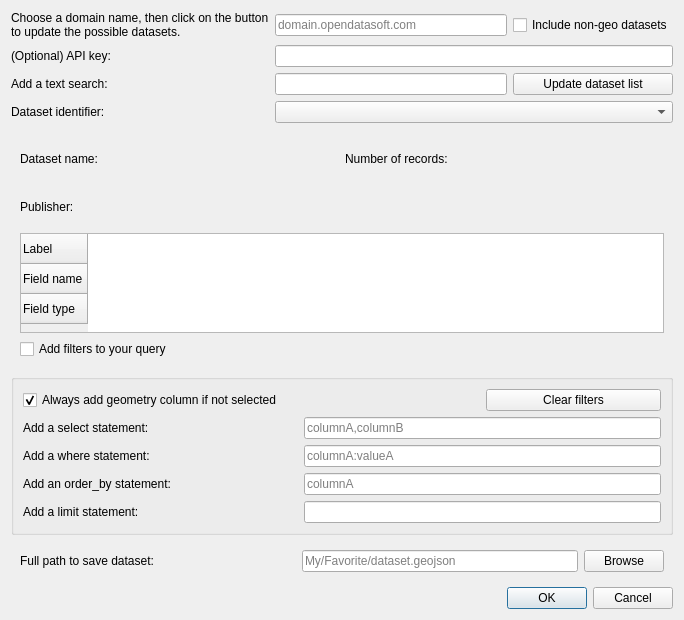
<?xml version="1.0" encoding="UTF-8"?>
<ui version="4.0">
 <class>ODS</class>
 <widget class="QDialog" name="ODS">
  <property name="geometry">
   <rect>
    <x>0</x>
    <y>0</y>
    <width>684</width>
    <height>620</height>
   </rect>
  </property>
  <property name="windowTitle">
   <string>Import an ODS dataset</string>
  </property>
  <layout class="QGridLayout" name="gridLayout">
   <item row="0" column="1">
    <widget class="QLineEdit" name="domainInput">
     <property name="text">
      <string/>
     </property>
     <property name="placeholderText">
      <string>domain.opendatasoft.com</string>
     </property>
    </widget>
   </item>
   <item row="1" column="1" colspan="2">
    <widget class="QLineEdit" name="apikeyInput"/>
   </item>
   <item row="0" column="0">
    <widget class="QLabel" name="domainLabel">
     <property name="text">
      <string>Choose a domain name, then click on the button 
to update the possible datasets.</string>
     </property>
    </widget>
   </item>
   <item row="0" column="2">
    <widget class="QCheckBox" name="nonGeoCheckBox">
     <property name="text">
      <string>Include non-geo datasets</string>
     </property>
    </widget>
   </item>
   <item row="16" column="0" colspan="3">
    <widget class="QWidget" name="metadataWidget" native="true">
     <layout class="QGridLayout" name="gridLayout_4">
      <item row="0" column="0">
       <widget class="QLabel" name="datasetNameLabel">
        <property name="text">
         <string>Dataset name: </string>
        </property>
       </widget>
      </item>
      <item row="4" column="0">
       <widget class="QCheckBox" name="showFilterCheckBox">
        <property name="text">
         <string>Add filters to your query</string>
        </property>
       </widget>
      </item>
      <item row="0" column="1">
       <widget class="QLabel" name="recordsNumberLabel">
        <property name="text">
         <string>Number of records:</string>
        </property>
       </widget>
      </item>
      <item row="3" column="0" colspan="2">
       <widget class="QTableWidget" name="schemaTableWidget">
        <property name="minimumSize">
         <size>
          <width>0</width>
          <height>100</height>
         </size>
        </property>
        <property name="maximumSize">
         <size>
          <width>16777215</width>
          <height>100</height>
         </size>
        </property>
        <attribute name="horizontalHeaderVisible">
         <bool>false</bool>
        </attribute>
        <row>
         <property name="text">
          <string>Label</string>
         </property>
        </row>
        <row>
         <property name="text">
          <string>Field name</string>
         </property>
        </row>
        <row>
         <property name="text">
          <string>Field type</string>
         </property>
        </row>
       </widget>
      </item>
      <item row="1" column="0">
       <widget class="QLabel" name="publisherLabel">
        <property name="text">
         <string>Publisher: </string>
        </property>
       </widget>
      </item>
     </layout>
    </widget>
   </item>
   <item row="2" column="0">
    <widget class="QLabel" name="textSearchLabel">
     <property name="text">
      <string>Add a text search:</string>
     </property>
    </widget>
   </item>
   <item row="2" column="2">
    <widget class="QPushButton" name="updateListButton">
     <property name="text">
      <string>Update dataset list</string>
     </property>
    </widget>
   </item>
   <item row="1" column="0">
    <widget class="QLabel" name="apikeyLabel">
     <property name="text">
      <string>(Optional) API key:</string>
     </property>
    </widget>
   </item>
   <item row="3" column="1" colspan="2">
    <widget class="QComboBox" name="datasetListComboBox"/>
   </item>
   <item row="2" column="1">
    <widget class="QLineEdit" name="textSearchInput"/>
   </item>
   <item row="32" column="1" colspan="2">
    <widget class="QDialogButtonBox" name="dialogButtonBox">
     <property name="orientation">
      <enum>Qt::Horizontal</enum>
     </property>
     <property name="standardButtons">
      <set>QDialogButtonBox::Cancel|QDialogButtonBox::Ok</set>
     </property>
    </widget>
   </item>
   <item row="3" column="0">
    <widget class="QLabel" name="datasetLabel">
     <property name="text">
      <string>Dataset identifier:</string>
     </property>
    </widget>
   </item>
   <item row="28" column="0" rowspan="2" colspan="3">
    <widget class="QGroupBox" name="filterGroupBox">
     <property name="styleSheet">
      <string notr="true"/>
     </property>
     <property name="title">
      <string/>
     </property>
     <property name="flat">
      <bool>true</bool>
     </property>
     <layout class="QGridLayout" name="gridLayout_2">
      <item row="3" column="0">
       <widget class="QLabel" name="orderByLabel">
        <property name="text">
         <string>Add an order_by statement:                                      </string>
        </property>
       </widget>
      </item>
      <item row="0" column="0">
       <widget class="QCheckBox" name="defaultGeomCheckBox">
        <property name="text">
         <string>Always add geometry column if not selected</string>
        </property>
        <property name="checked">
         <bool>true</bool>
        </property>
       </widget>
      </item>
      <item row="4" column="0">
       <widget class="QLabel" name="limitLabel">
        <property name="mouseTracking">
         <bool>false</bool>
        </property>
        <property name="lineWidth">
         <number>1</number>
        </property>
        <property name="text">
         <string>Add a limit statement:</string>
        </property>
       </widget>
      </item>
      <item row="1" column="0">
       <widget class="QLabel" name="selectLabel">
        <property name="text">
         <string>Add a select statement:</string>
        </property>
       </widget>
      </item>
      <item row="2" column="0">
       <widget class="QLabel" name="whereLabel">
        <property name="text">
         <string>Add a where statement:</string>
        </property>
       </widget>
      </item>
      <item row="3" column="1" colspan="2">
       <widget class="QLineEdit" name="orderByInput">
        <property name="placeholderText">
         <string>columnA</string>
        </property>
       </widget>
      </item>
      <item row="4" column="1" colspan="2">
       <widget class="QLineEdit" name="limitInput"/>
      </item>
      <item row="1" column="1" colspan="2">
       <widget class="QLineEdit" name="selectInput">
        <property name="placeholderText">
         <string>columnA,columnB</string>
        </property>
       </widget>
      </item>
      <item row="2" column="1" colspan="2">
       <widget class="QLineEdit" name="whereInput">
        <property name="placeholderText">
         <string>columnA:valueA</string>
        </property>
       </widget>
      </item>
      <item row="0" column="2">
       <widget class="QPushButton" name="clearFiltersButton">
        <property name="text">
         <string>Clear filters</string>
        </property>
       </widget>
      </item>
     </layout>
    </widget>
   </item>
   <item row="30" column="0" colspan="3">
    <widget class="QWidget" name="saveWidget" native="true">
     <layout class="QGridLayout" name="gridLayout_3">
      <item row="0" column="0">
       <widget class="QLabel" name="pathLabel">
        <property name="text">
         <string>Full path to save dataset:</string>
        </property>
       </widget>
      </item>
      <item row="0" column="1">
       <widget class="QLineEdit" name="pathInput">
        <property name="sizePolicy">
         <sizepolicy hsizetype="Preferred" vsizetype="Fixed">
          <horstretch>0</horstretch>
          <verstretch>0</verstretch>
         </sizepolicy>
        </property>
        <property name="placeholderText">
         <string>My/Favorite/dataset.geojson</string>
        </property>
       </widget>
      </item>
      <item row="0" column="2">
       <widget class="QPushButton" name="filePathButton">
        <property name="sizePolicy">
         <sizepolicy hsizetype="Fixed" vsizetype="Fixed">
          <horstretch>0</horstretch>
          <verstretch>0</verstretch>
         </sizepolicy>
        </property>
        <property name="text">
         <string>Browse</string>
        </property>
       </widget>
      </item>
     </layout>
    </widget>
   </item>
  </layout>
 </widget>
 <resources/>
 <connections>
  <connection>
   <sender>dialogButtonBox</sender>
   <signal>rejected()</signal>
   <receiver>ODS</receiver>
   <slot>reject()</slot>
   <hints>
    <hint type="sourcelabel">
     <x>316</x>
     <y>260</y>
    </hint>
    <hint type="destinationlabel">
     <x>286</x>
     <y>274</y>
    </hint>
   </hints>
  </connection>
 </connections>
</ui>
